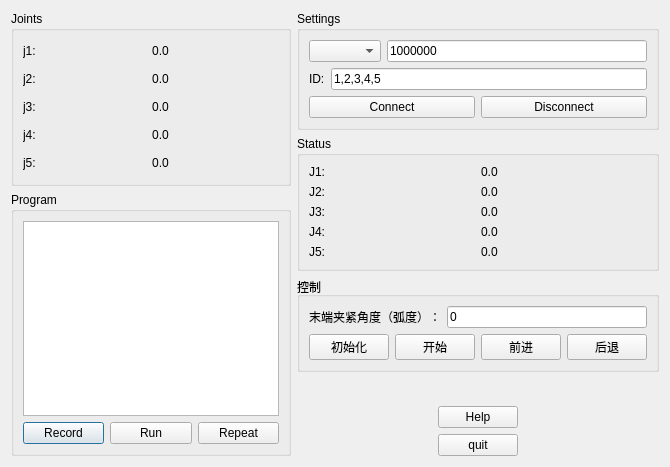
<?xml version="1.0" encoding="UTF-8"?>
<ui version="4.0">
 <class>inchworm_like</class>
 <widget class="QDialog" name="inchworm_like">
  <property name="geometry">
   <rect>
    <x>0</x>
    <y>0</y>
    <width>670</width>
    <height>467</height>
   </rect>
  </property>
  <property name="windowTitle">
   <string>inchworm_like</string>
  </property>
  <layout class="QHBoxLayout" name="horizontalLayout_7">
   <item>
    <layout class="QVBoxLayout" name="verticalLayout">
     <item>
      <widget class="QGroupBox" name="groupBox">
       <property name="title">
        <string>Joints</string>
       </property>
       <layout class="QGridLayout" name="gridLayout" columnstretch="0,0,1,0">
        <item row="0" column="2">
         <widget class="QLabel" name="j1_label">
          <property name="sizePolicy">
           <sizepolicy hsizetype="Preferred" vsizetype="Preferred">
            <horstretch>0</horstretch>
            <verstretch>0</verstretch>
           </sizepolicy>
          </property>
          <property name="text">
           <string>0.0</string>
          </property>
          <property name="alignment">
           <set>Qt::AlignCenter</set>
          </property>
         </widget>
        </item>
        <item row="0" column="1">
         <widget class="QPushButton" name="j1_d_button">
          <property name="text">
           <string/>
          </property>
          <property name="icon">
           <iconset resource="manipulator/manipulator.qrc">
            <normaloff>:/res/minus.svg</normaloff>:/res/minus.svg</iconset>
          </property>
          <property name="autoDefault">
           <bool>false</bool>
          </property>
          <property name="default">
           <bool>false</bool>
          </property>
          <property name="flat">
           <bool>true</bool>
          </property>
          <attribute name="buttonGroup">
           <string notr="true">joints_button_group</string>
          </attribute>
         </widget>
        </item>
        <item row="0" column="0">
         <widget class="QLabel" name="label">
          <property name="text">
           <string>j1:</string>
          </property>
         </widget>
        </item>
        <item row="1" column="3">
         <widget class="QPushButton" name="j2_i_button">
          <property name="text">
           <string/>
          </property>
          <property name="icon">
           <iconset resource="manipulator/manipulator.qrc">
            <normaloff>:/res/plus.svg</normaloff>:/res/plus.svg</iconset>
          </property>
          <property name="autoDefault">
           <bool>false</bool>
          </property>
          <property name="default">
           <bool>false</bool>
          </property>
          <property name="flat">
           <bool>true</bool>
          </property>
          <attribute name="buttonGroup">
           <string notr="true">joints_button_group</string>
          </attribute>
         </widget>
        </item>
        <item row="1" column="1">
         <widget class="QPushButton" name="j2_d_button">
          <property name="text">
           <string/>
          </property>
          <property name="icon">
           <iconset resource="manipulator/manipulator.qrc">
            <normaloff>:/res/minus.svg</normaloff>:/res/minus.svg</iconset>
          </property>
          <property name="autoDefault">
           <bool>false</bool>
          </property>
          <property name="default">
           <bool>false</bool>
          </property>
          <property name="flat">
           <bool>true</bool>
          </property>
          <attribute name="buttonGroup">
           <string notr="true">joints_button_group</string>
          </attribute>
         </widget>
        </item>
        <item row="1" column="0">
         <widget class="QLabel" name="label_2">
          <property name="text">
           <string>j2:</string>
          </property>
         </widget>
        </item>
        <item row="0" column="3">
         <widget class="QPushButton" name="j1_i_button">
          <property name="text">
           <string/>
          </property>
          <property name="icon">
           <iconset resource="manipulator/manipulator.qrc">
            <normaloff>:/res/plus.svg</normaloff>:/res/plus.svg</iconset>
          </property>
          <property name="autoDefault">
           <bool>false</bool>
          </property>
          <property name="default">
           <bool>false</bool>
          </property>
          <property name="flat">
           <bool>true</bool>
          </property>
          <attribute name="buttonGroup">
           <string notr="true">joints_button_group</string>
          </attribute>
         </widget>
        </item>
        <item row="1" column="2">
         <widget class="QLabel" name="j2_label">
          <property name="sizePolicy">
           <sizepolicy hsizetype="Preferred" vsizetype="Preferred">
            <horstretch>0</horstretch>
            <verstretch>0</verstretch>
           </sizepolicy>
          </property>
          <property name="text">
           <string>0.0</string>
          </property>
          <property name="alignment">
           <set>Qt::AlignCenter</set>
          </property>
         </widget>
        </item>
        <item row="2" column="3">
         <widget class="QPushButton" name="j3_i_button">
          <property name="text">
           <string/>
          </property>
          <property name="icon">
           <iconset resource="manipulator/manipulator.qrc">
            <normaloff>:/res/plus.svg</normaloff>:/res/plus.svg</iconset>
          </property>
          <property name="autoDefault">
           <bool>false</bool>
          </property>
          <property name="default">
           <bool>false</bool>
          </property>
          <property name="flat">
           <bool>true</bool>
          </property>
          <attribute name="buttonGroup">
           <string notr="true">joints_button_group</string>
          </attribute>
         </widget>
        </item>
        <item row="3" column="0">
         <widget class="QLabel" name="label_4">
          <property name="text">
           <string>j4:</string>
          </property>
         </widget>
        </item>
        <item row="2" column="0">
         <widget class="QLabel" name="label_3">
          <property name="text">
           <string>j3:</string>
          </property>
         </widget>
        </item>
        <item row="2" column="2">
         <widget class="QLabel" name="j3_label">
          <property name="sizePolicy">
           <sizepolicy hsizetype="Preferred" vsizetype="Preferred">
            <horstretch>0</horstretch>
            <verstretch>0</verstretch>
           </sizepolicy>
          </property>
          <property name="text">
           <string>0.0</string>
          </property>
          <property name="alignment">
           <set>Qt::AlignCenter</set>
          </property>
         </widget>
        </item>
        <item row="2" column="1">
         <widget class="QPushButton" name="j3_d_button">
          <property name="text">
           <string/>
          </property>
          <property name="icon">
           <iconset resource="manipulator/manipulator.qrc">
            <normaloff>:/res/minus.svg</normaloff>:/res/minus.svg</iconset>
          </property>
          <property name="autoDefault">
           <bool>false</bool>
          </property>
          <property name="default">
           <bool>false</bool>
          </property>
          <property name="flat">
           <bool>true</bool>
          </property>
          <attribute name="buttonGroup">
           <string notr="true">joints_button_group</string>
          </attribute>
         </widget>
        </item>
        <item row="3" column="3">
         <widget class="QPushButton" name="j4_i_button">
          <property name="text">
           <string/>
          </property>
          <property name="icon">
           <iconset resource="manipulator/manipulator.qrc">
            <normaloff>:/res/plus.svg</normaloff>:/res/plus.svg</iconset>
          </property>
          <property name="autoDefault">
           <bool>false</bool>
          </property>
          <property name="default">
           <bool>false</bool>
          </property>
          <property name="flat">
           <bool>true</bool>
          </property>
          <attribute name="buttonGroup">
           <string notr="true">joints_button_group</string>
          </attribute>
         </widget>
        </item>
        <item row="4" column="0">
         <widget class="QLabel" name="label_5">
          <property name="text">
           <string>j5:</string>
          </property>
         </widget>
        </item>
        <item row="4" column="1">
         <widget class="QPushButton" name="j5_d_button">
          <property name="text">
           <string/>
          </property>
          <property name="icon">
           <iconset resource="manipulator/manipulator.qrc">
            <normaloff>:/res/minus.svg</normaloff>:/res/minus.svg</iconset>
          </property>
          <property name="autoDefault">
           <bool>false</bool>
          </property>
          <property name="default">
           <bool>false</bool>
          </property>
          <property name="flat">
           <bool>true</bool>
          </property>
          <attribute name="buttonGroup">
           <string notr="true">joints_button_group</string>
          </attribute>
         </widget>
        </item>
        <item row="3" column="1">
         <widget class="QPushButton" name="j4_d_button">
          <property name="text">
           <string/>
          </property>
          <property name="icon">
           <iconset resource="manipulator/manipulator.qrc">
            <normaloff>:/res/minus.svg</normaloff>:/res/minus.svg</iconset>
          </property>
          <property name="autoDefault">
           <bool>false</bool>
          </property>
          <property name="default">
           <bool>false</bool>
          </property>
          <property name="flat">
           <bool>true</bool>
          </property>
          <attribute name="buttonGroup">
           <string notr="true">joints_button_group</string>
          </attribute>
         </widget>
        </item>
        <item row="3" column="2">
         <widget class="QLabel" name="j4_label">
          <property name="sizePolicy">
           <sizepolicy hsizetype="Preferred" vsizetype="Preferred">
            <horstretch>0</horstretch>
            <verstretch>0</verstretch>
           </sizepolicy>
          </property>
          <property name="text">
           <string>0.0</string>
          </property>
          <property name="alignment">
           <set>Qt::AlignCenter</set>
          </property>
         </widget>
        </item>
        <item row="4" column="2">
         <widget class="QLabel" name="j5_label">
          <property name="sizePolicy">
           <sizepolicy hsizetype="Preferred" vsizetype="Preferred">
            <horstretch>0</horstretch>
            <verstretch>0</verstretch>
           </sizepolicy>
          </property>
          <property name="text">
           <string>0.0</string>
          </property>
          <property name="alignment">
           <set>Qt::AlignCenter</set>
          </property>
         </widget>
        </item>
        <item row="4" column="3">
         <widget class="QPushButton" name="j5_i_button">
          <property name="text">
           <string/>
          </property>
          <property name="icon">
           <iconset resource="manipulator/manipulator.qrc">
            <normaloff>:/res/plus.svg</normaloff>:/res/plus.svg</iconset>
          </property>
          <property name="autoDefault">
           <bool>false</bool>
          </property>
          <property name="default">
           <bool>false</bool>
          </property>
          <property name="flat">
           <bool>true</bool>
          </property>
          <attribute name="buttonGroup">
           <string notr="true">joints_button_group</string>
          </attribute>
         </widget>
        </item>
       </layout>
      </widget>
     </item>
     <item>
      <widget class="QGroupBox" name="groupBox_4">
       <property name="title">
        <string>Program</string>
       </property>
       <layout class="QVBoxLayout" name="verticalLayout_2">
        <item>
         <widget class="QPlainTextEdit" name="program_text_edit"/>
        </item>
        <item>
         <layout class="QHBoxLayout" name="horizontalLayout_8">
          <item>
           <widget class="QPushButton" name="record_button">
            <property name="text">
             <string>Record</string>
            </property>
           </widget>
          </item>
          <item>
           <widget class="QPushButton" name="run_button">
            <property name="text">
             <string>Run</string>
            </property>
           </widget>
          </item>
          <item>
           <widget class="QPushButton" name="repeat_button">
            <property name="text">
             <string>Repeat</string>
            </property>
           </widget>
          </item>
         </layout>
        </item>
       </layout>
      </widget>
     </item>
    </layout>
   </item>
   <item>
    <layout class="QVBoxLayout" name="verticalLayout_6">
     <item>
      <widget class="QGroupBox" name="groupBox_5">
       <property name="title">
        <string>Settings</string>
       </property>
       <layout class="QVBoxLayout" name="verticalLayout_4">
        <item>
         <layout class="QHBoxLayout" name="horizontalLayout_3">
          <item>
           <widget class="QComboBox" name="serial_port_combo_box"/>
          </item>
          <item>
           <widget class="QLineEdit" name="baudrate_line_edit">
            <property name="text">
             <string>1000000</string>
            </property>
           </widget>
          </item>
         </layout>
        </item>
        <item>
         <layout class="QHBoxLayout" name="horizontalLayout_4">
          <item>
           <widget class="QLabel" name="label_13">
            <property name="text">
             <string>ID:</string>
            </property>
           </widget>
          </item>
          <item>
           <widget class="QLineEdit" name="ids_line_edit">
            <property name="text">
             <string>1,2,3,4,5</string>
            </property>
           </widget>
          </item>
         </layout>
        </item>
        <item>
         <layout class="QHBoxLayout" name="horizontalLayout_5">
          <item>
           <widget class="QPushButton" name="connect_button">
            <property name="text">
             <string>Connect</string>
            </property>
           </widget>
          </item>
          <item>
           <widget class="QPushButton" name="disconnect_button">
            <property name="text">
             <string>Disconnect</string>
            </property>
           </widget>
          </item>
         </layout>
        </item>
       </layout>
      </widget>
     </item>
     <item>
      <widget class="QGroupBox" name="groupBox_6">
       <property name="title">
        <string>Status</string>
       </property>
       <layout class="QGridLayout" name="gridLayout_3" columnstretch="0,0">
        <item row="0" column="1">
         <widget class="QLabel" name="j1_state_label">
          <property name="text">
           <string>0.0</string>
          </property>
         </widget>
        </item>
        <item row="0" column="0">
         <widget class="QLabel" name="label_14">
          <property name="text">
           <string>J1:</string>
          </property>
         </widget>
        </item>
        <item row="1" column="0">
         <widget class="QLabel" name="label_15">
          <property name="text">
           <string>J2:</string>
          </property>
         </widget>
        </item>
        <item row="1" column="1">
         <widget class="QLabel" name="j2_state_label">
          <property name="text">
           <string>0.0</string>
          </property>
         </widget>
        </item>
        <item row="2" column="1">
         <widget class="QLabel" name="j3_state_label">
          <property name="text">
           <string>0.0</string>
          </property>
         </widget>
        </item>
        <item row="2" column="0">
         <widget class="QLabel" name="label_17">
          <property name="text">
           <string>J3:</string>
          </property>
         </widget>
        </item>
        <item row="3" column="0">
         <widget class="QLabel" name="label_16">
          <property name="text">
           <string>J4:</string>
          </property>
         </widget>
        </item>
        <item row="3" column="1">
         <widget class="QLabel" name="j4_state_label">
          <property name="text">
           <string>0.0</string>
          </property>
         </widget>
        </item>
        <item row="4" column="1">
         <widget class="QLabel" name="j5_state_label">
          <property name="text">
           <string>0.0</string>
          </property>
         </widget>
        </item>
        <item row="4" column="0">
         <widget class="QLabel" name="label_18">
          <property name="text">
           <string>J5:</string>
          </property>
         </widget>
        </item>
       </layout>
      </widget>
     </item>
     <item>
      <widget class="QGroupBox" name="groupBox_2">
       <property name="title">
        <string>控制</string>
       </property>
       <layout class="QVBoxLayout" name="verticalLayout_5">
        <item>
         <layout class="QHBoxLayout" name="horizontalLayout">
          <item>
           <widget class="QLabel" name="label_6">
            <property name="text">
             <string>末端夹紧角度（弧度）：</string>
            </property>
           </widget>
          </item>
          <item>
           <widget class="QLineEdit" name="gripper_angle_line_edit">
            <property name="text">
             <string>0</string>
            </property>
           </widget>
          </item>
         </layout>
        </item>
        <item>
         <layout class="QHBoxLayout" name="horizontalLayout_2">
          <item>
           <widget class="QPushButton" name="init_button">
            <property name="text">
             <string>初始化</string>
            </property>
           </widget>
          </item>
          <item>
           <widget class="QPushButton" name="start_button">
            <property name="text">
             <string>开始</string>
            </property>
           </widget>
          </item>
          <item>
           <widget class="QPushButton" name="forward_button">
            <property name="text">
             <string>前进</string>
            </property>
           </widget>
          </item>
          <item>
           <widget class="QPushButton" name="back_button">
            <property name="text">
             <string>后退</string>
            </property>
           </widget>
          </item>
         </layout>
        </item>
       </layout>
      </widget>
     </item>
     <item>
      <spacer name="verticalSpacer">
       <property name="orientation">
        <enum>Qt::Vertical</enum>
       </property>
       <property name="sizeHint" stdset="0">
        <size>
         <width>20</width>
         <height>40</height>
        </size>
       </property>
      </spacer>
     </item>
     <item>
      <layout class="QHBoxLayout" name="horizontalLayout_6">
       <item>
        <spacer name="horizontalSpacer">
         <property name="orientation">
          <enum>Qt::Horizontal</enum>
         </property>
         <property name="sizeHint" stdset="0">
          <size>
           <width>40</width>
           <height>20</height>
          </size>
         </property>
        </spacer>
       </item>
       <item>
        <layout class="QVBoxLayout" name="verticalLayout_3">
         <item>
          <widget class="QPushButton" name="help_button">
           <property name="text">
            <string>Help</string>
           </property>
          </widget>
         </item>
         <item>
          <widget class="QPushButton" name="quit_button">
           <property name="text">
            <string>quit</string>
           </property>
          </widget>
         </item>
        </layout>
       </item>
       <item>
        <spacer name="horizontalSpacer_2">
         <property name="orientation">
          <enum>Qt::Horizontal</enum>
         </property>
         <property name="sizeHint" stdset="0">
          <size>
           <width>40</width>
           <height>20</height>
          </size>
         </property>
        </spacer>
       </item>
      </layout>
     </item>
    </layout>
   </item>
  </layout>
 </widget>
 <resources>
  <include location="manipulator/manipulator.qrc"/>
 </resources>
 <connections/>
 <buttongroups>
  <buttongroup name="joints_button_group"/>
 </buttongroups>
</ui>
